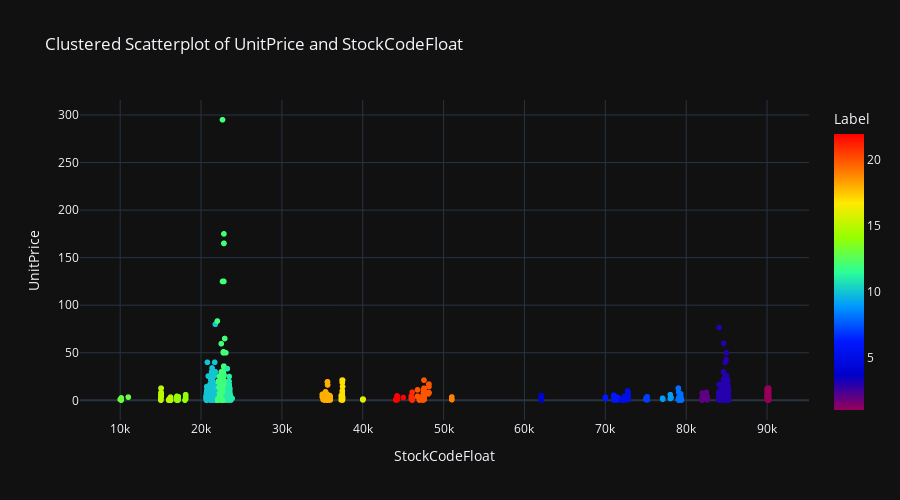

Notebook code for this chart:
### Code cell
#Since the overall shape and distribution of our points are about the same after scaling, but with the major drawback of StockCode Ranges being vastly shifted (ie: everything that used to be in the 2XXXX range have been combined with the 15XXX items) we will stick with using the Unscaled Version moving forward to make it easier to analyze if the leading digit of our 5 number StockCodes are meant to separate categories of items

#Taking a look at the unscaled graph above, we do indeed see clear and defined separation among vertically grouped points. In order to make full use of this information from our initial scatterplot -  we will use fcluster as this will allow us to retain the long vertical groupings that already exist. We will also use the complete method, which will reinforce the grouping of points that are not vertically separated and a euclidean metric since both of our x and y variables

dm = scipy.cluster.hierarchy.linkage(price_code_df_filtered[['UnitPrice', 'StockCodeFloat']],
method='complete', metric='euclidean')

price_code_df_filtered['Label'] = scipy.cluster.hierarchy.fcluster(dm, t = 2000 , criterion = 'distance')

px.scatter(x='StockCodeFloat' , y='UnitPrice', color='Label', data_frame=price_code_df_filtered, height=500, color_continuous_scale='rainbow', title='Clustered Scatterplot of UnitPrice and StockCodeFloat')

### Figure 1 — Plotly figure (JSON) as saved in the notebook; plotly's stock layout.template omitted (floating-point values rounded to 4 significant figures; data arrays with more than 128 entries replaced by an {"elided": "..."} marker saying what was removed)
{"data": [{"hovertemplate": "StockCodeFloat=%{x}<br>UnitPrice=%{y}<br>Label=%{marker.color}<extra></extra>", "legendgroup": "", "marker": {"color": {"elided": "3900 int values"}, "coloraxis": "coloraxis", "symbol": "circle"}, "mode": "markers", "name": "", "showlegend": false, "type": "scattergl", "x": {"elided": "3900 float values"}, "xaxis": "x", "y": {"elided": "3900 float values"}, "yaxis": "y"}], "layout": {"coloraxis": {"colorbar": {"title": {"text": "Label"}}, "colorscale": [[0, "rgb(150,0,90)"], [0.125, "rgb(0,0,200)"], [0.25, "rgb(0,25,255)"], [0.375, "rgb(0,152,255)"], [0.5, "rgb(44,255,150)"], [0.625, "rgb(151,255,0)"], [0.75, "rgb(255,234,0)"], [0.875, "rgb(255,111,0)"], [1, "rgb(255,0,0)"]]}, "height": 500, "legend": {"tracegroupgap": 0}, "title": {"text": "Clustered Scatterplot of UnitPrice and StockCodeFloat"}, "xaxis": {"anchor": "y", "domain": [0, 1], "title": {"text": "StockCodeFloat"}}, "yaxis": {"anchor": "x", "domain": [0, 1], "title": {"text": "UnitPrice"}}}}
